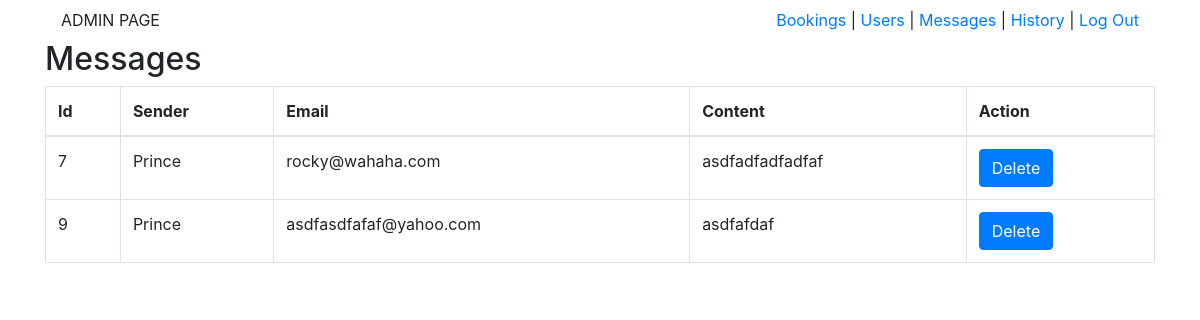
Page /admin/messages.php on the earlier database version.
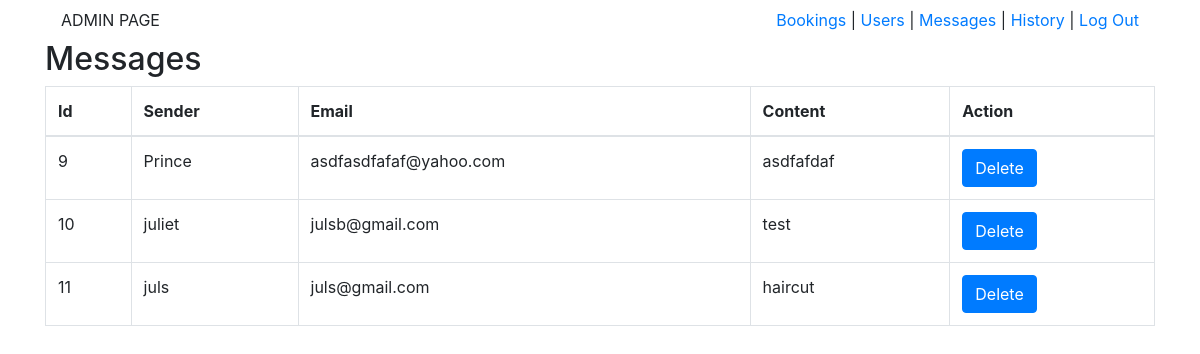
Same page on the later database version.
### tables this page shows
CREATE TABLE `tbl_messages` (
  `mess_id` int(11) NOT NULL,
  `mess_sender` varchar(20) NOT NULL,
  `mess_email` varchar(30) NOT NULL,
  `mess_content` longblob NOT NULL
);

### admin/messages.php (the view, shortened to what this page needs)
<?php
include "connection.php";
?>
<!DOCTYPE html>
<html lang="en">
<head>
    <link href="https://stackpath.bootstrapcdn.com/bootstrap/4.5.2/css/bootstrap.min.css" rel="stylesheet">
</head>
<body>
    <div class="container">
        <nav class="navbar">
            <div class="nav-item">ADMIN PAGE</div>
            <div class="nav-item"><a href  ="adminpage.php">Bookings</a> | <a href="users.php">Users</a> | <a href="messages.php">Messages</a> | <a href="history.php">History</a> | <a href="logout.php">Log Out</a></div>
        </nav>
        <div class="h2">
            Messages
        </div>
        <div>
            <?php
                $selectAllMessages = "SELECT * FROM tbl_messages ORDER BY mess_id";
                $query = mysqli_query($conn, $selectAllMessages);
                if ($query) {
                    echo '<table class="table table-bordered" id="bookingTable">
                            <thead>
                                <tr>
                                    <th>Id</th>
                                    <th>Sender</th>
                                    <th>Email</th>
                                    <th>Content</th>
                                    <th>Action</th>
                                </tr>
                            </thead>
                            <tbody>';
                    while ($row = mysqli_fetch_array($query)) {
                        echo '<tr>';
                        echo '<td>' . $row["mess_id"] . '</td>';
                        echo '<td>' . $row["mess_sender"] . '</td>';
                        echo '<td>' . $row["mess_email"] . '</td>';
                        echo '<td>' . $row["mess_content"] . '</td>';
                        echo '<td>' . "<div class='btn delete-btn btn-primary' data-id='" . $row["mess_id"] . "'>Delete</div>" . '</td>';
                        echo '</tr>';
                    }
                    echo '</tbody></table>';
                }
            ?>
        </div>
    </div>
</body>
</html>

Differences in the rows shown:
removed tbl_messages: mess_id "7", mess_sender "Prince", mess_email "rocky@wahaha.com", mess_content "asdfadfadfadfaf"
added tbl_messages: mess_id "10", mess_sender "juliet", mess_email "julsb@gmail.com", mess_content "test"
added tbl_messages: mess_id "11", mess_sender "juls", mess_email "juls@gmail.com", mess_content "haircut"
